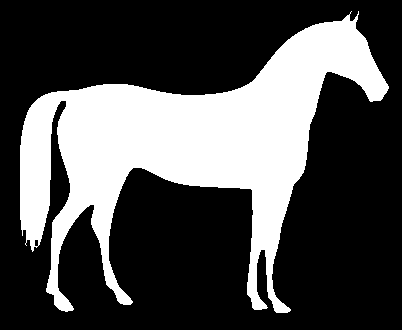
//> input picture sample_images/horse.png, 402 x 330 px
$ ./zhang   (built with g++ and OpenCV 4)
//> lines starting //> are read from the running program, lines starting //| are printed output that depends on the picture; after the words box and inside, x2 and y2 are one past the last pixel; in counts of white or black regions, pixels touching at a corner belong together
//> further down, img_rbg is the input picture: 330 rows x 402 cols, CV_8UC3; 30.8% white; 1 white region, box (x1, y1, x2, y2) and area: (20, 11, 389, 313) 40796
#include <chrono>
#include <iostream>
#include <numeric>
#include <opencv2/highgui.hpp>
#include <opencv2/opencv.hpp>
#include <thread>
#include <vector>

using cv::Mat;
using std::cout;
using std::endl;

void getNeighbours(std::vector<uchar> &neighbours, const int &i, const int &j,
                   const cv::Mat &img) {
  neighbours.push_back(img.at<uchar>(i - 1, j));
  neighbours.push_back(img.at<uchar>(i - 1, j + 1));
  neighbours.push_back(img.at<uchar>(i, j + 1));
  neighbours.push_back(img.at<uchar>(i + 1, j + 1));
  neighbours.push_back(img.at<uchar>(i + 1, j));
  neighbours.push_back(img.at<uchar>(i + 1, j - 1));
  neighbours.push_back(img.at<uchar>(i, j - 1));
  neighbours.push_back(img.at<uchar>(i - 1, j - 1));
}

int zeroOnePatterns(const std::vector<uchar> &neighbours) {
  int count = 0;
  int i = 0;
  for (i = 0; i < neighbours.size() - 1; i++) {
    count += (neighbours[i] == 0 && neighbours[i + 1] == 1) ? 1 : 0;
  }
  count += (neighbours[i] == 0 && neighbours[0] == 1) ? 1 : 0;
  return count;
}

cv::Mat zhangSkeletonize(cv::Mat &image) {
  cv::Mat skeleton;
  cv::Mat cleanedSkeleton;
  cv::copyMakeBorder(image, skeleton, 1, 1, 1, 1, cv::BORDER_CONSTANT,
                     cv::Scalar(0));
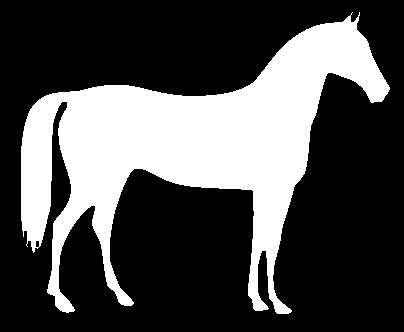
//> skeleton: 332 rows x 404 cols, CV_8UC1; 30.4% white; 1 white region, box (x1, y1, x2, y2) and area: (21, 12, 390, 314) 40796
  skeleton /= 255;
  skeleton.copyTo(cleanedSkeleton);
  uint32_t rows = skeleton.rows, cols = skeleton.cols;
//> rows = 332; cols = 404
  uint32_t step = 0;
  bool pixelRemoved = true;
  bool firstSubIter = true;

  while (pixelRemoved) {
    pixelRemoved = false;
    for (int i = 1; i < rows - 1; i++) {
      for (int j = 1; j < cols - 1; j++) {
        auto pixel = skeleton.at<uchar>(i, j);
        // cout << (int) pixel << endl;
        if (pixel == 1) {
          std::vector<uchar> neighbours;
          getNeighbours(neighbours, i, j, skeleton);
          uchar P2 = neighbours[0];
          uchar P4 = neighbours[2];
          uchar P6 = neighbours[4];
          uchar P8 = neighbours[6];
          int nonZeroNeighbours =
              std::accumulate(neighbours.begin(), neighbours.end(), 0);

          if (nonZeroNeighbours >= 2 && nonZeroNeighbours <= 6 &&
              zeroOnePatterns(neighbours) == 1) {
            int m1 = firstSubIter == 0 ? (P2 * P4 * P6) : (P2 * P4 * P8);
            int m2 = firstSubIter == 0 ? (P4 * P6 * P8) : (P2 * P6 * P8);
            if (m1 == 0 && m2 == 0) {
              cleanedSkeleton.at<uchar>(i, j) = 0;
              pixelRemoved = true;
            }
          }
        }
      }
    }
    firstSubIter = !firstSubIter;
    cleanedSkeleton.copyTo(skeleton);
  }
//> this loop made 92 passes
//> pass 1, in zhangSkeletonize, `cleanedSkeleton.copyTo(skeleton);`:
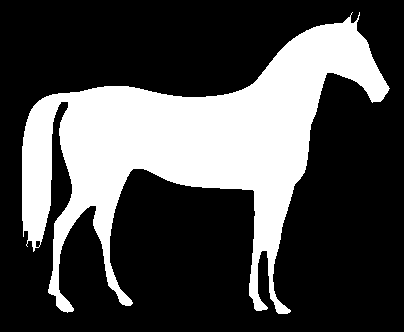
//> skeleton: 332 rows x 404 cols, CV_8UC1; values 0 (black) and 1 (white), 29.5% white; 1 white region, box (x1, y1, x2, y2) and area: (22, 12, 390, 314) 39506
//> pass 2, in zhangSkeletonize, `cleanedSkeleton.copyTo(skeleton);`:
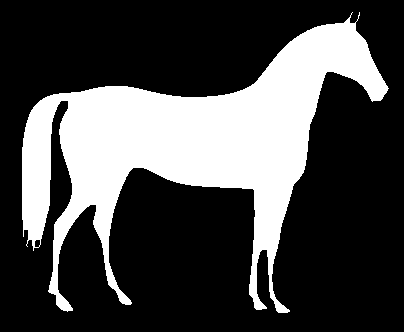
//> skeleton: 332 rows x 404 cols, CV_8UC1; values 0 (black) and 1 (white), 28.5% white; 1 white region, box (x1, y1, x2, y2) and area: (22, 12, 389, 313) 38244
//> pass 3, in zhangSkeletonize, `cleanedSkeleton.copyTo(skeleton);`:
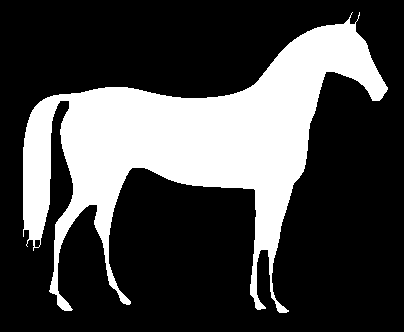
//> skeleton: 332 rows x 404 cols, CV_8UC1; values 0 (black) and 1 (white), 27.6% white; 1 white region, box (x1, y1, x2, y2) and area: (23, 12, 388, 313) 36984
//> after the loop:
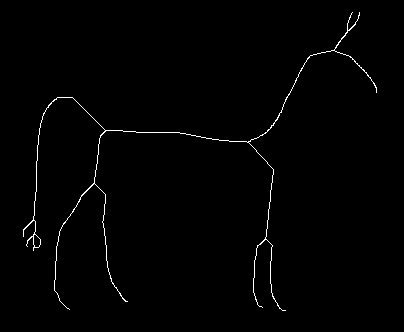
//> skeleton: 332 rows x 404 cols, CV_8UC1; values 0 (black) and 1 (white), 0.96% white in thin lines or dots, all inside (x1, y1, x2, y2) = (23, 12, 377, 311)
//> after the loop, pixelRemoved = false; firstSubIter = true
  skeleton *= 255;
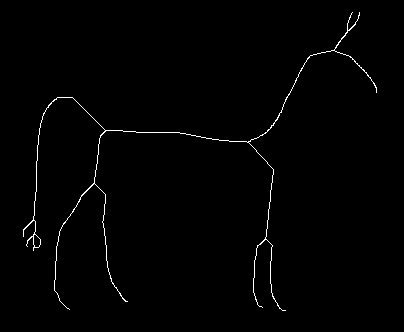
//> skeleton: 332 rows x 404 cols, CV_8UC1; 0.96% white in thin lines or dots, all inside (x1, y1, x2, y2) = (23, 12, 377, 311)
  return skeleton(cv::Range(1, rows - 1), cv::Range(1, cols - 1));
}

int main(int argc, char **argv) {
  // [4 lines of commented-out code are left out]

  cv::Mat img_rbg = cv::imread("../../sample_images/horse.png");

  if (img_rbg.empty()) {
    cout << "Not a valid image file" << endl;
    return -1;
  }

  // the following is an alternative to Mat img_bw = im_gray > 128
  cv::Mat img;
  cvtColor(img_rbg, img, cv::COLOR_BGRA2GRAY);
  threshold(img, img, 0, 255, cv::THRESH_BINARY + cv::THRESH_OTSU);

  cv::namedWindow("Original greyscale", cv::WINDOW_AUTOSIZE);
  cv::imshow("Original greyscale", img);
  cv::waitKey(0);
  cv::destroyAllWindows();

  auto start = std::chrono::high_resolution_clock::now();

  cv::Mat out = zhangSkeletonize(img);
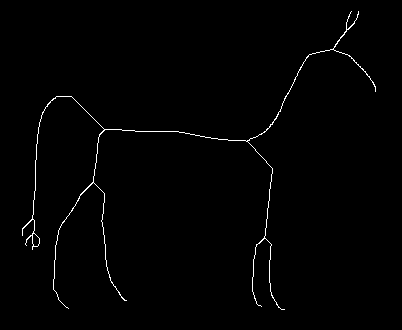
//> out: 330 rows x 402 cols, CV_8UC1; 0.97% white in thin lines or dots, all inside (x1, y1, x2, y2) = (22, 11, 376, 310)

  auto end = std::chrono::high_resolution_clock::now();
  auto duration =
      std::chrono::duration_cast<std::chrono::milliseconds>(end - start);
  cout << "Duration: " << duration.count() << " milliseconds" << endl;

  cv::namedWindow("Simple Demo", cv::WINDOW_AUTOSIZE);
  cv::imshow("Simple Demo", out);
  cv::waitKey(0);
  cv::destroyAllWindows();

  return 0;
}
